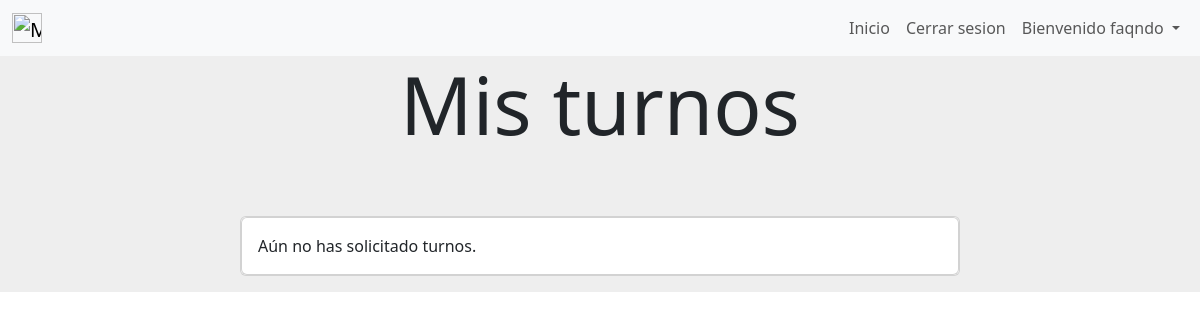
/mis_turnos (signed in), run on an earlier commit of the app's database.
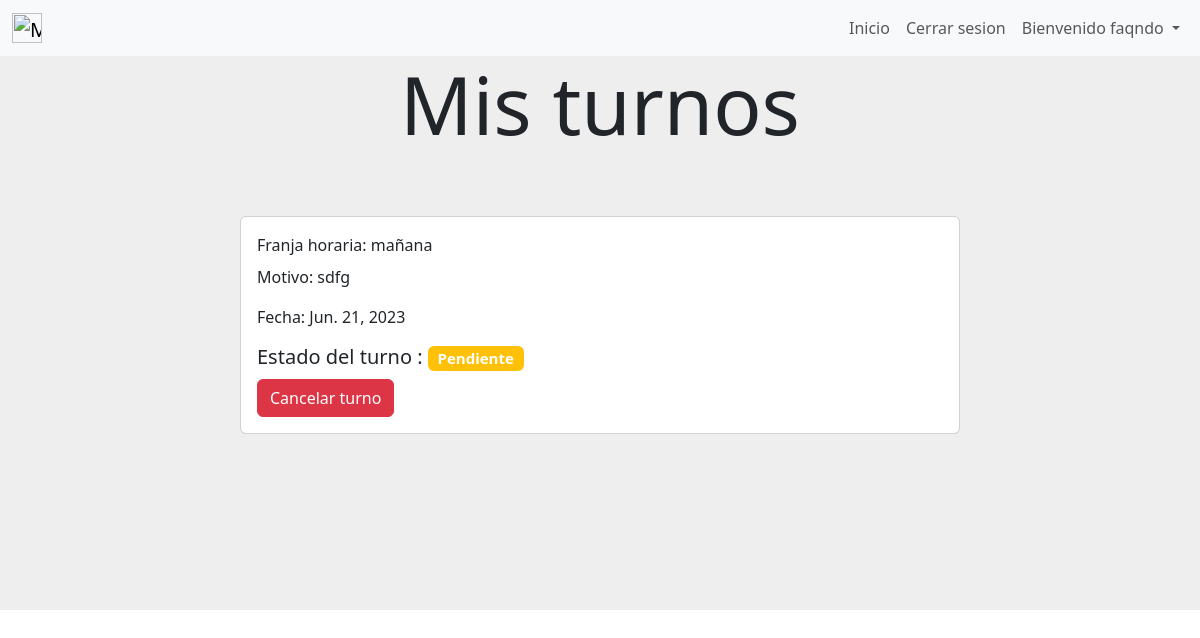
And on a later commit of the database.
### gestion_de_turnos/models.py (models this page shows, shortened)
class Turno(models.Model) :
    franja_horaria = models.CharField(max_length=50)
    motivo = models.TextField(max_length=100)
    fecha = models.DateField()
    estado = models.CharField(max_length=50, default="Pendiente", blank=True)
    created_by = models.ForeignKey(User, on_delete=models.CASCADE)
    class Meta:
        verbose_name='turno'
        verbose_name_plural='turnos'

### gestion_de_turnos/views.py (the view)
# urls.py: path('mis_turnos',views.mis_turnos, name= "mis_turnos"),
def mis_turnos(request):
    mis_turnos=Turno.objects.filter(Q(created_by = request.user)&(Q(estado = "Aprobado")|Q(estado = "Pendiente")))
    return render(request,"gestion_de_turnos/mis_turnos.html",{"turnos":mis_turnos})

### gestion_de_turnos/templates/gestion_de_turnos/mis_turnos.html (shortened to what this page needs)
{% extends "gestion_de_usuarios/base.html" %}
{% block content %}
{% if user.is_authenticated %}
<div style="background-color:#eee;height: 20%;text-align: center;">
    <h1 class="display-1">Mis turnos</h1>
</div>
        {% if turnos.count == 0 %}
            <div style="background-color: #eee;background-position: center;background-size: cover; align-items: center;justify-content: center;display: flex;">
                <div class="card mb-3 element-home-color" style="width: 60%;">
                    <div class="row g-0">
                        <div class="card">
                            <div class="card-body">
                                Aún no has solicitado turnos.
                            </div>
                        </div>
                    </div>
                </div>
            </div>
        {% else %}
        {% for turno in turnos %}
        <div style="background-color: #eee;background-position: center;background-size: cover; align-items: center;justify-content: center;display: flex;">
            <div class="card mb-3 element-home-color" style="width: 60%;">
                <div class="row g-0">
                <div class="col-md-8">
                    <div class="card-body">
                    <p class="card-title">Franja horaria: {{turno.franja_horaria}}</p>
                    <p class="card-text">Motivo: {{turno.motivo}}</p>
                    <p class="card-text">Fecha: {{turno.fecha}}</p>
                    {% if turno.estado != 'Aprobado' %}
                    <h5>Estado del turno : <span class="badge bg-warning">{{turno.estado}}</span></h5>
                    {% endif %}
                    <a href ="#" class="btn btn-danger" onclick="delete_turno({{turno.id}})" style="color:white;">Cancelar turno</a>
                    </div>
                </div>
                </div>
            </div>
        </div>
        {% endfor %}
<div style="background-color:#eee;height: 20%;">
</div>
{% endif %}
{% else %}
<img src="https://st.depositphotos.com/31068556/51146/v/600/depositphotos_511461970-stock-illustration-concept-design-of-an-empty.jpg" class="img-fluid rounded-start" alt="..." style="border-radius: 4px;">
{% endif %}
{% endblock %}

What changed in the data, as far as the page shows it:
added Turno: franja_horaria "mañana", motivo "sdfg", fecha "Jun. 21, 2023", estado "Pendiente"
Also different on the page:
text no longer shown: "Aún no has solicitado turnos."
